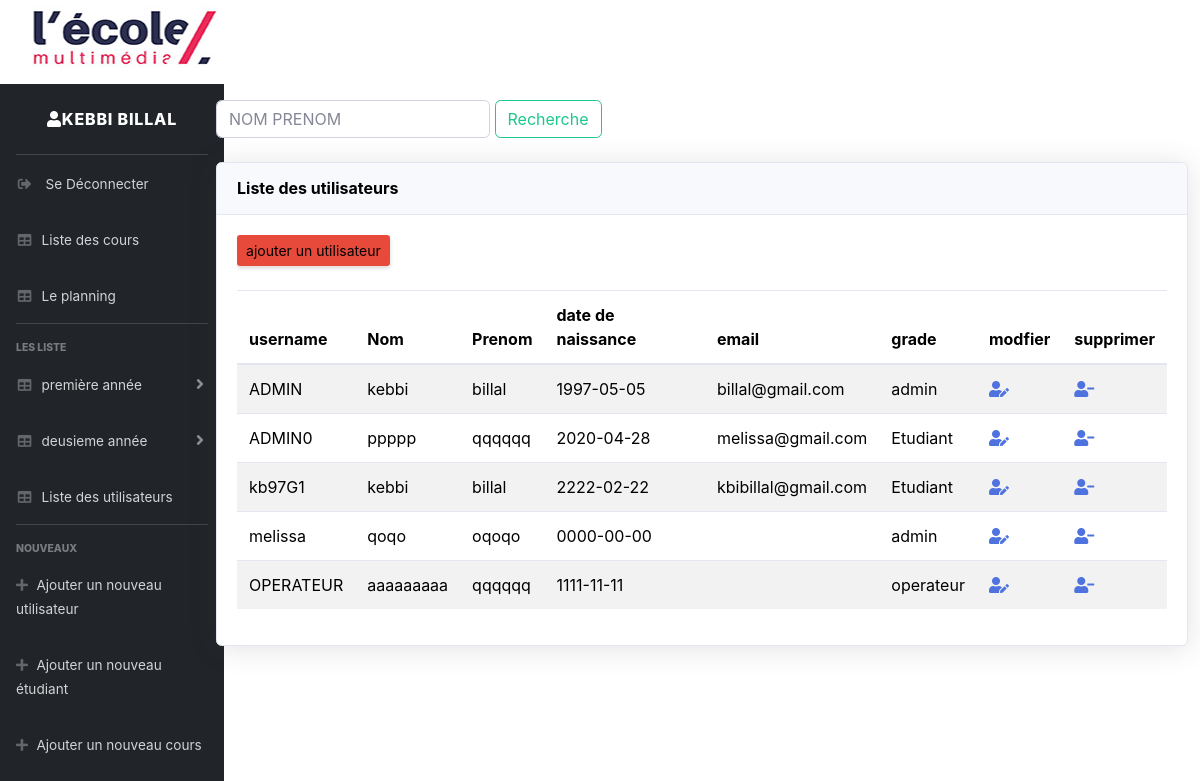
/index.php?page=listeutilisateur (signed in), run on the app's committed database.
### tables this page shows
CREATE TABLE IF NOT EXISTS `utilisateur` (
  `username` varchar(30) NOT NULL,
  `nom` varchar(30) NOT NULL,
  `prenom` varchar(30) NOT NULL,
  `adresse` varchar(30) NOT NULL,
  `date_naissance` date NOT NULL,
  `email` varchar(30) NOT NULL,
  `type_user` varchar(30) NOT NULL,
  `motdepasse` varchar(255) NOT NULL,
  PRIMARY KEY (`username`)
);

### php/liste_utilisateur.php (the view, shortened to what this page needs)
<?php
 echo'<head> <title>  Liste des utilisateurs</title> </head>';
     echo'
            <form name="frm" id="frm" class="form-inline" role="form" method="POST" action="index.php?page=listeutilisateur">
               <input type="texte" class="form-control text-uppercase"  name="ChampRech" placeholder="nom prenom" required> &nbsp;
               <button type="submit" name="Valider" class="btn btn-outline-success">Recherche</button>
           </form>
            <br/>
          ';
       echo'
          <div class="card shadow mx-auto ">
            <div class="card-header py-3">
              <h6 class="m-0 font-weight-bold text-black">Liste des utilisateurs</h6>
            </div>
            <div class="card-body">
              <div class="table-responsive">
                <div class="d-sm-flex align-items-center justify-content-between mb-4">
            <a href="index.php?page=ajouterunutilisateur" class="d-none d-sm-inline-block btn btn-sm bg-danger text-black shadow-sm"> ajouter un utilisateur </a>
          </div>
             <table id="mytable" class="table table-bordred table-striped" class="text-black">
                <thead class="text-black" >
                  <th>username</th>
                  <th>Nom</th>
                  <th>Prenom</th>
                  <th>date de naissance</th>
                  <th>email</th>
                  <th>grade</th>
                  <th>modfier</th>
                  <th>supprimer</th>
                </thead>
      <tbody class="text-black">
    <tr>';
    $Sql = "SELECT * FROM utilisateur      ";
    $Req = mysqli_query($result, $Sql);
    $countresult = mysqli_num_rows($Req);
    if ($countresult != 0){
        while ($data = mysqli_fetch_array($Req)){
          echo'<td>'.$data["username"].'</td>
          <td>'.$data["nom"].'</td>
          <td>'.$data["prenom"].'</td>
          <td>'.$data["date_naissance"].'</td>
          <td>'.$data["email"].'</td>
          <td>'.$data["type_user"].'</td>
          <td> <a href="index.php?page=listeutilisateur&edit&username='.$data["username"].'"> <i class="fas fa-user-edit"></i> </a> </td></td>
          <td></a><a href="index.php?page=listeutilisateur&delete&username='.$data["username"].'"> <i class="fas fa-user-minus" class="color-black"></i> </a> </td></td>
          </tr>';
        }
    }
    else{
        echo '
          <tr>
          <td colspan="7">Aucun utilisateur trouvée </td>
         </tr>';
  }
   echo'
      </tbody>
            </table>
              </div>
            </div>
          </div>
          </td>
          </tr>
          </tbody>
        </div>';
     ?>

### css/style.css (style rules this page uses)
body { line-height: 1.7; color: #4d4d4d; font-weight: 400; font-size: 1rem; }
a { -webkit-transition: .3s all ease; -o-transition: .3s all ease; transition: .3s all ease; }
.text-black { color: #000 !important; }
.btn { border-radius: 0; }
.form-control { height: 43px; border-radius: 0; font-family: "Quicksand", -apple-system, BlinkMacSystemFont, "Segoe UI", Roboto, "Helvetica Neue", Arial, sans-serif, "Apple Color Emoji", "Segoe UI Emoji", "Segoe UI Symbol", "Noto Color Emoji"; }

### data on the page
utilisateur: username "ADMIN", nom "kebbi", prenom "billal", date_naissance "1997-05-05", email "billal@gmail.com", type_user "admin"
utilisateur: username "ADMIN0", nom "ppppp", prenom "qqqqqq", date_naissance "2020-04-28", email "melissa@gmail.com", type_user "Etudiant"
utilisateur: username "kb97G1", nom "kebbi", prenom "billal", date_naissance "2222-02-22", email "kbibillal@gmail.com", type_user "Etudiant"
utilisateur: username "melissa", nom "qoqo", prenom "oqoqo", date_naissance "0000-00-00", type_user "admin"
utilisateur: username "OPERATEUR", nom "aaaaaaaaa", prenom "qqqqqq", date_naissance "1111-11-11", type_user "operateur"

### other printed values
$_SESSION["nom"] "KEBBI"
$_SESSION["prenom"] "BILLAL"
